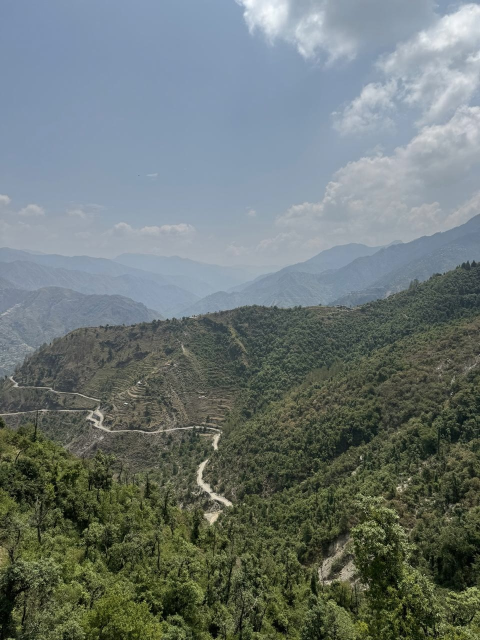
#> input picture Task-7-Image-Resizer/input_images/WhatsApp Image 2024-06-29 at 08.58.32 (29).jpeg, 960 x 1280 px (shown at 1/2 size); its folder holds 2 pictures in this run
$ python resize_script.py
#> lines starting #> are read from the running program, lines starting #| are printed output that depends on the picture
from PIL import Image
import os

input_folder = 'input_images'
output_folder = 'output_images'

new_size = (800, 800)
supported_formats = ('.png', '.jpg', '.jpeg', '.gif', '.bmp')

if not os.path.exists(output_folder):
    os.makedirs(output_folder)
    print(f"Created output folder: {output_folder}")

files = os.listdir(input_folder)

print("Starting image resizing process")
for filename in files:
    if filename.lower().endswith(supported_formats):
        try:
            input_path = os.path.join(input_folder, filename)
            with Image.open(input_path) as img:
#> img is the input picture: PIL image 960x1280 RGB; mean R, G, B 108.4, 118.8, 116.6
                resized_img = img.resize(new_size)
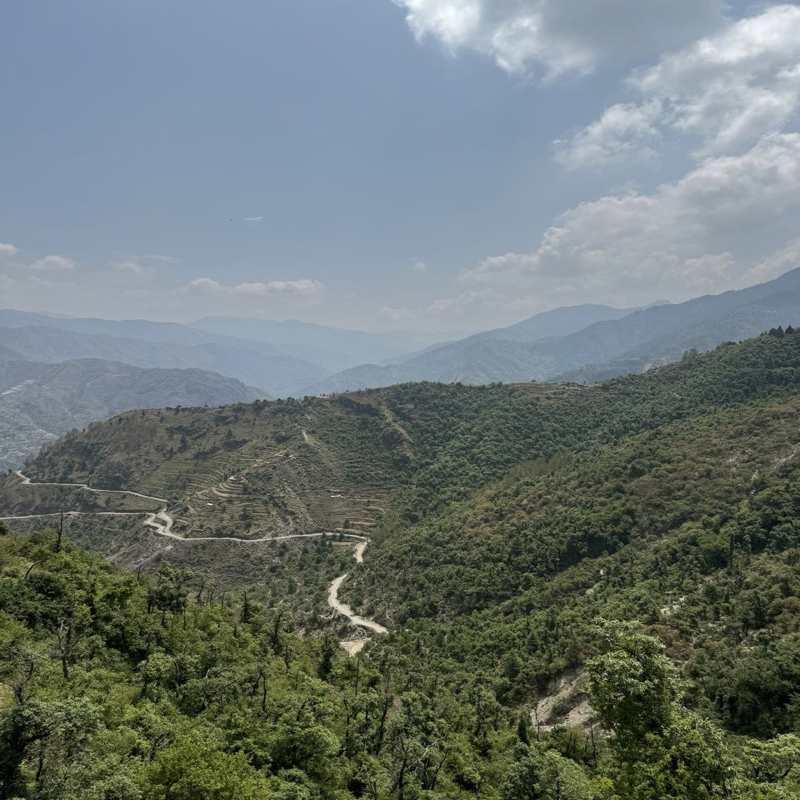
#> resized_img: PIL image 800x800 RGB; mean R, G, B 108.4, 118.8, 116.6
                output_path = os.path.join(output_folder, filename)
                resized_img.save(output_path)
                print(f"Resized and saved: {filename}")

        except Exception as e:
            print(f"Failed to process {filename}: {e}")
#> pass 2 of the loop `for filename in files:`:
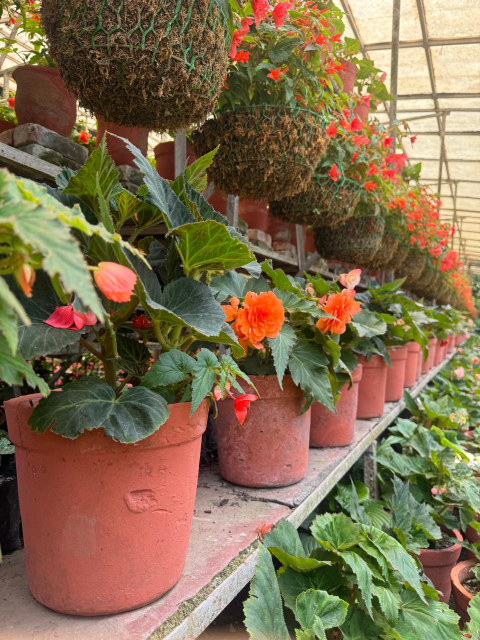
#> input picture Task-7-Image-Resizer/input_images/WhatsApp Image 2024-06-29 at 09.01.24 (55).jpeg, 960 x 1280 px (shown at 1/2 size)
#> img is the input picture: PIL image 960x1280 RGB; mean R, G, B 130.4, 109.8, 78.8
#> `resized_img = img.resize(new_size)`:
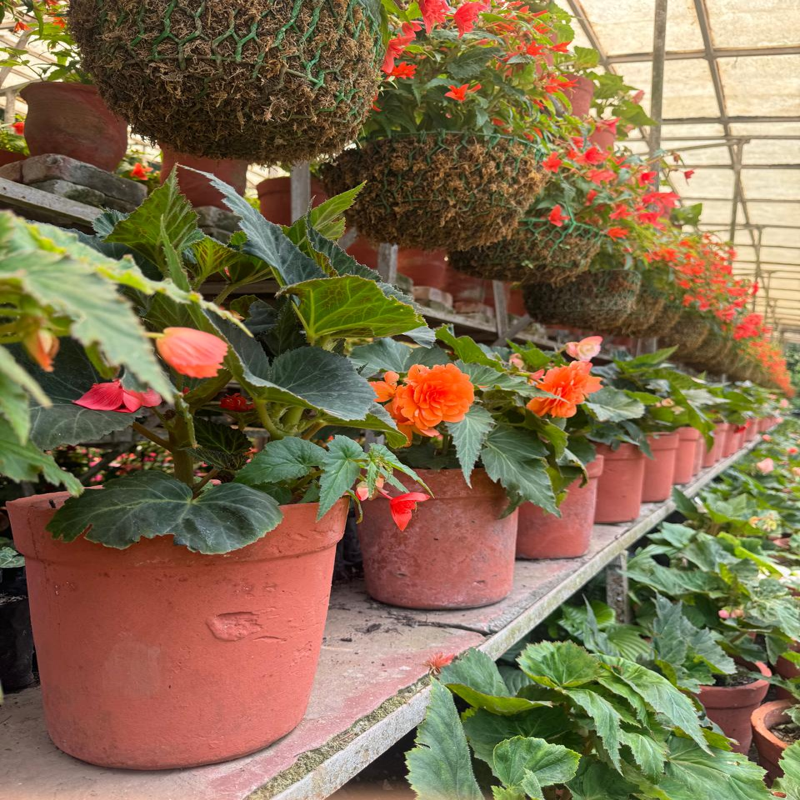
#> resized_img: PIL image 800x800 RGB; mean R, G, B 130.4, 109.8, 78.8

print("\n All images have been resized successfully")
